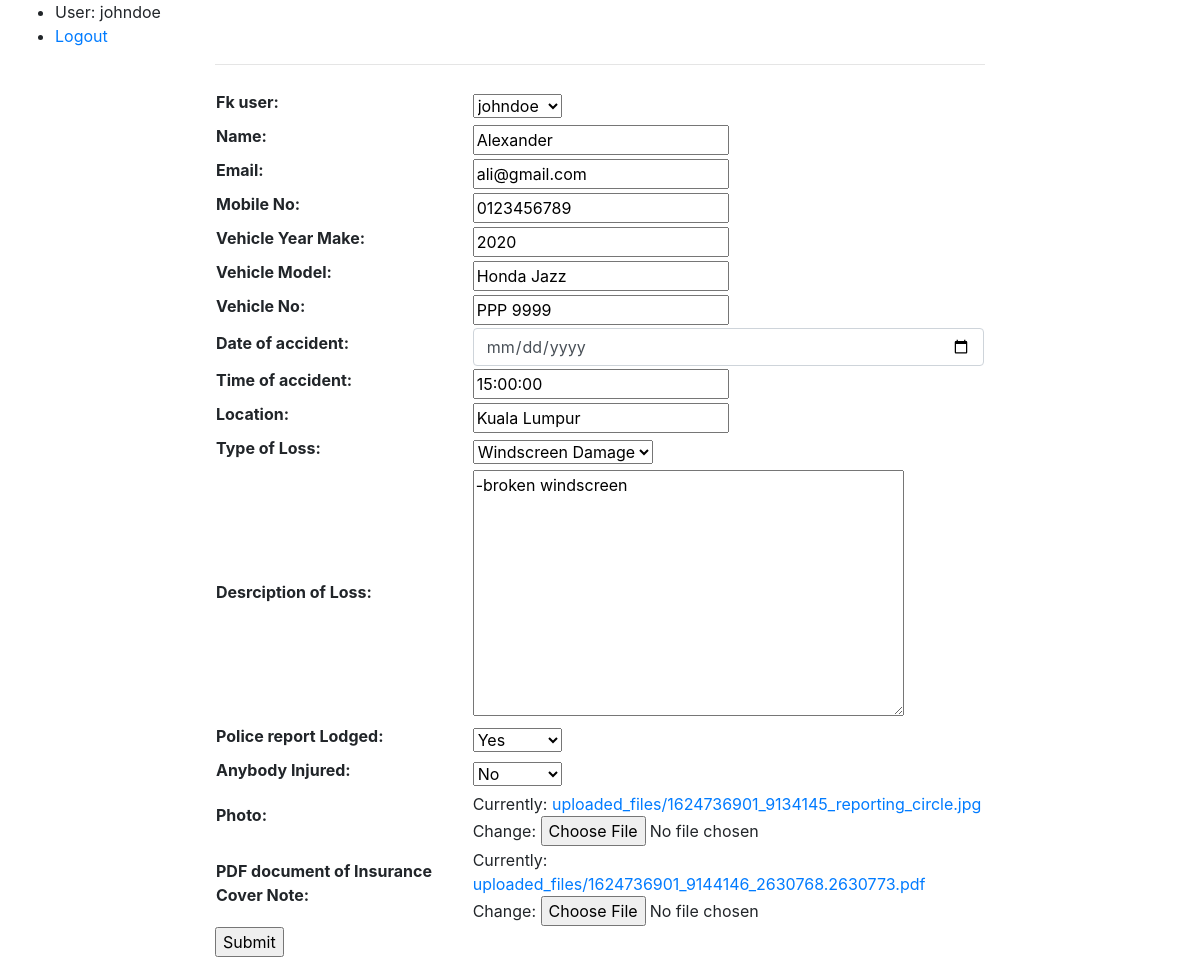
Screenshot of /claims/index/?pk=2 (signed in) with the database file from the repository.
### claims/models.py (models this page shows, shortened)
class Claim(models.Model):
    loss_choice = (
    ("Own Damage", "Own Damage"),
    ("Knock for Knock", "Knock for Knock"),
    ("Windscreen Damage", "Windscreen Damage"),
    ("Theft", "Theft"),
    )
    options = (
    ("Yes", "Yes"),
    ("No", "No"),
    )
    claim_options = (
         ("In Progress", "In Progress"),
         ("Accepted", "Accepted"),
    )
    fk_user = models.ForeignKey(User, on_delete=models.CASCADE)
    Name = models.CharField(max_length = 200)
    Email = models.EmailField()
    Mobile_No = models.CharField(max_length = 200)
    Vehicle_Year_Make = models.CharField(max_length = 200)
    Vehicle_Model = models.CharField(max_length = 200)
    Vehicle_No = models.CharField(max_length = 200)
    Date_of_accident = models.DateField()
    Time_of_accident = models.TimeField()
    Location = models.CharField(max_length = 200)
    Type_of_Loss = models.CharField(max_length=100,choices=loss_choice)
    Desrciption_of_Loss = models.TextField()
    Police_report_Lodged = models.CharField(max_length=5,choices=options)
    Anybody_Injured = models.CharField(max_length=5,choices=options)
    Photo = models.ImageField(upload_to=get_upload_filename)
    PDF_document_of_Insurance_Cover_Note = models.FileField(upload_to=get_upload_filename)
    Claim_Status = models.CharField(max_length=20,choices=claim_options, default="In Progress")

### claims/views.py (the view, shortened to what this page needs)
# urls.py: path('index/', views.index, name="index"),
def index(request):
	entry = User.objects.get(pk=request.user.id)
	thisdict = {
		'fk_user': entry
	}
	if request.method=="GET" and request.GET['pk'] is not None:
		pk = request.GET['pk']
		claim_obj = Claim.objects.filter(id=pk)
		form = ClaimForm(instance=claim_obj[0])
		context = {'form':form,
				   'pk':pk}
		return render(request, 'views/index.html', context)

### claims/forms.py
class ClaimForm(forms.ModelForm):
	class Meta:
		model = Claim
		fields = '__all__'
		exclude = ('Claim_Status',)
		widgets = {
						'Date_of_accident': forms.DateInput(
							format=('%m-%d-%Y'),
							attrs={'class': 'form-control',
								'placeholder': 'Select a date',
								'type': 'date'
								}),
					}

### claims/templates/views/index.html (shortened to what this page needs)
{% extends 'base.html' %}
{% load crispy_forms_tags %}
{% block content %}
<form method="POST" action="" enctype="multipart/form-data">
	<table>{{form}} </table>
	<input type="Submit">
</form>
{% endblock %}

### claims/templates/base.html (shortened to what this page needs)
<!doctype html>
<html lang="en">
  <head>
    <link rel="stylesheet" href="https://stackpath.bootstrapcdn.com/bootstrap/4.1.3/css/bootstrap.min.css">
  </head>
  <body>
    <div class="container-fluid">
      <ul class="sidebar-nav">
       {% if user.is_authenticated %}
         <li>User: {{ user.get_username }}</li>
         <li><a href="{% url 'logout'%}?next={{request.path}}">Logout</a></li>
       {% else %}
         <li><a href="{% url 'login'%}?next={{request.path}}">Login</a></li>
       {% endif %}
      </ul>
      <div class="row justify-content-center">
        <div class="col-8">
          <hr class="mt-0 mb-4">
          {% block content %}
          {% endblock %}
        </div>
      </div>
    </div>
  </body>
</html>

### rows the page displays
Claim: fk_user "johndoe", Name "Alexander", Email "ali@gmail.com", Mobile_No "0123456789", Vehicle_Year_Make "2020", Vehicle_Model "Honda Jazz", Vehicle_No "PPP 9999", Time_of_accident "15:00:00", Location "Kuala Lumpur", Type_of_Loss "Windscreen Damage", Desrciption_of_Loss "-broken windscreen", Police_report_Lodged "Yes", Anybody_Injured "No"

### other values shown
{{ user.get_username }} "johndoe"
